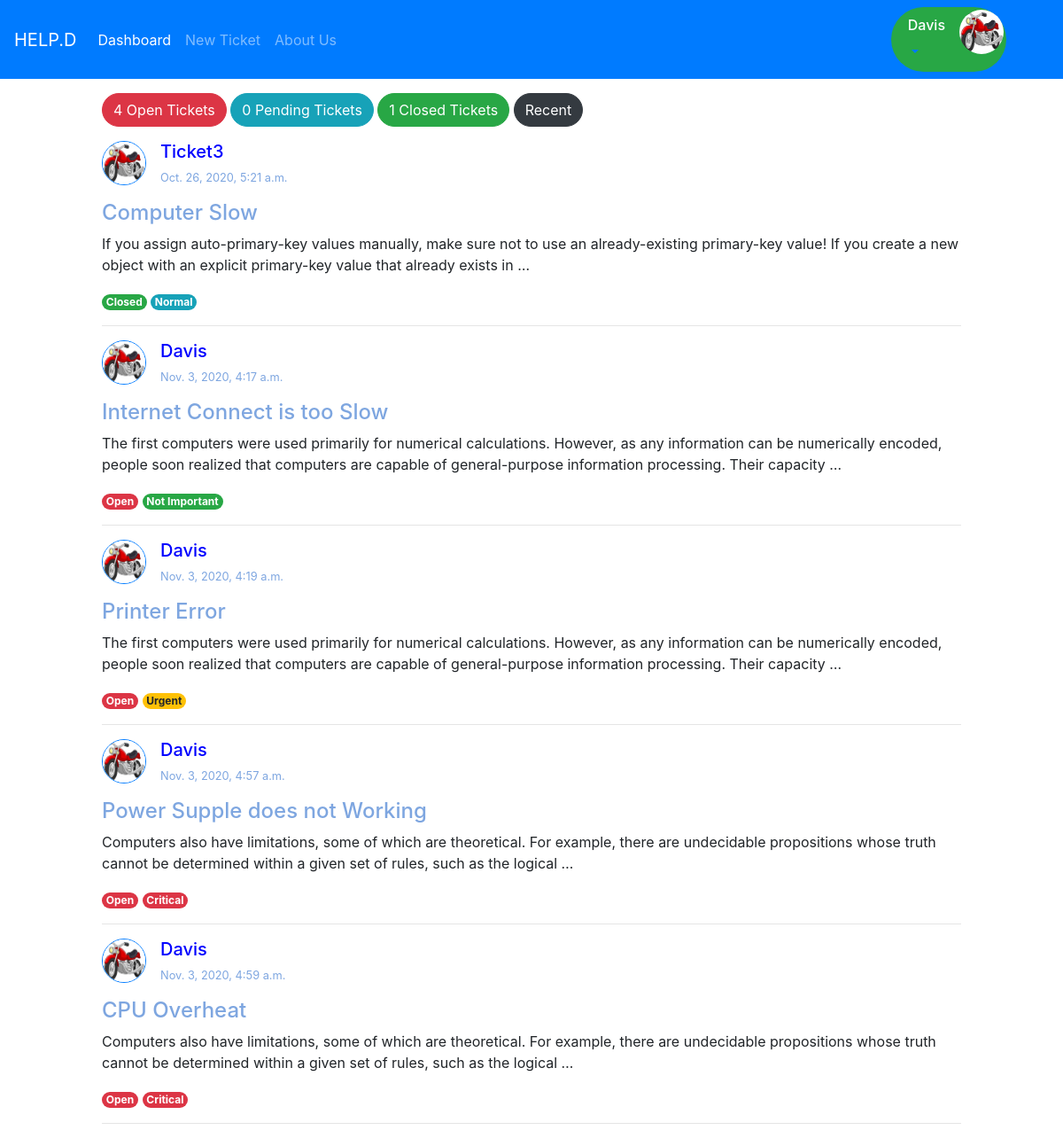
Screenshot of / (signed in) with the database file from the repository.
### user/models.py (models this page shows, shortened)
class Profile(models.Model):#User
	user = models.OneToOneField(settings.AUTH_USER_MODEL,on_delete=models.CASCADE);
	photo = models.ImageField(null=True,blank=True);
	birthday = models.DateField(null=True,blank=True);
	phone = models.CharField(max_length=20,null=True,blank=True);
	address = models.TextField(null=True,blank=True);

### tickets/models.py (models this page shows, shortened)
class Tickets(models.Model):
	user = models.ForeignKey(User,on_delete=models.CASCADE);
	name = models.CharField(max_length = 200);
	subject = models.CharField(max_length = 300);
	description = models.TextField();
	attachment = models.FileField(upload_to = "tickets/files/",null=True,blank=True);
	STATUS_CHOICES = (
						('Open','open'), # (Key,value)
						('Pending','pending'),
						('Closed','closed')
					 );
	SET_PRIORITY = (
					('critical','Critical'),
					('urgent','Urgent'),
					('normal','Normal'),
					('not_important','Not Important'),
				   );
	status = models.CharField(max_length=100,choices=STATUS_CHOICES,default='Open');
	priority = models.CharField(max_length=100,choices= SET_PRIORITY,default = 'not_important');
	created = models.DateTimeField(auto_now =True);
	updated = models.DateTimeField(auto_now_add = True);

### tickets/views.py (the view)
# urls.py: path('',views.dashboard,name='dashboard'),
@login_required
def dashboard(request):
	open=0;
	closed =0;
	pending = 0;
	if request.user.is_superuser or request.user.is_staff:
		tickets = Tickets.objects.all();
	else:
		tickets = Tickets.objects.filter(user=request.user);
	for ticket in tickets:
		if ticket.status == 'Open':
			open = open + 1;
		elif ticket.status == 'Closed':
			closed = closed + 1;
		elif ticket.status == 'Pending':
			pending = pending +1;
	return render(request,'user/dashboard.html',{'tickets':tickets,
												 'open':open,
												 'closed':closed,
												 'pending':pending,
												});

### user/templates/user/dashboard.html (shortened to what this page needs)
{% extends 'user/base.html' %}
{% block content %}
{% if user.is_superuser %}
{% include 'tickets/admin_dashboard.html' %}
{% elif user.is_staff %}
{% include 'tickets/technician_dashboard.html' %}
{% else %}
{% include 'tickets/customer_dashboard.html' %}
{% endif %}
{% endblock %}

### user/templates/user/naviation.html (shortened to what this page needs)
  <nav class="navbar navbar-expand-lg navbar-dark bg-primary">
  {% load static %}
  <a class="navbar-brand" href="#">HELP.D</a>
  <div class="collapse navbar-collapse" id="navbarNavDropdown">
    <ul class="navbar-nav">
      <li class="nav-item active">
        <a class="nav-link" href="{% url 'dashboard'%}">Dashboard <span class="sr-only">(current)</span></a>
      </li>
      {% if user.is_superuser or user.is_staff %}
        {% if user.is_superuser %}
        <li class="nav-item">
          <a class="nav-link" href="#">Staff</a>
        </li>
        {% endif %}
        <li class="nav-item">
          <a class="nav-link" href="#">Customer</a>
        </li>
         <li class="nav-item">
        <a class="nav-link" href="#">Ticket</a>
        {% else %}
        <a class="nav-link" href="create">New Ticket</a>
        <a class="nav-link" href="#">About Us</a>
        {% endif %}
    </ul>
  </div>
  <div class="row mr-5 bg-success rounded-pill" style="margin: 0px;padding:3px" >
  <ul style="list-style:none;list-style-type:none;margin: 0px;padding: 0px;">
  <li style="float: right;">
  <img src = '{{user.profile.photo.url}}' class="rounded-circle" style="width:50px; height:50px;">
  </li>
   <li class="nav-item dropdown" style="float: right;">
        <a class="nav-link dropdown-toggle" href="#" id="navbarDropdownMenuLink" role="button" data-toggle="dropdown" aria-haspopup="true" aria-expanded="false">
          <h6 class="text-white">{{user.username}}</h6>
        </a>
    </li>
  </ul>
</div>
</nav>

### tickets/templates/tickets/customer_dashboard.html
<div>
	 <a href="#" class="btn btn-danger rounded-pill">{{open}} Open Tickets</a>
	 <a href="#" class="btn btn-info rounded-pill">{{pending}} Pending Tickets</a>
	 <a href="#" class="btn btn-success rounded-pill">{{closed}} Closed Tickets</a>
	 <a href="#" class="btn btn-dark rounded-pill">Recent</a>
</div>
<div class="mt-3">
{% for ticket in tickets %}
	<div style="
		display: inline-flex;
	"
	>
		<div>
			<img src="{{ticket.user.profile.photo.url}}" alt="profile"
			width="50" height="50"
			class="border border-primary rounded-circle mr-3"
			>
		</div>
		<div>
			<h5 style="color: blue;">{{ticket.name}}</h5>
			<p style="font-size: 0.8em;color: #7EA6E0;">{{ticket.updated}}</p>
		</div>
	</div>
	<a href="{{ticket.id}}"><h4 style="color: #7EA6E0">{{ticket.subject}}</h4></a>
	<p>{{ticket.description|truncatewords:30 }}</p>
	{% if ticket.status == 'Open' %}
		<div class="badge badge-danger rounded-pill">Open</div>
		{% include 'tickets/priority.html' %}
	{% elif ticket.status == 'Pending' %}
		<div  class="badge badge-info rounded-pill">Pending</div>
		{% include 'tickets/priority.html' %}
	{% else %}
		<div  class="badge badge-success rounded-pill">Closed</div>
		{% include 'tickets/priority.html' %}
	{% endif %}
	<hr>
{% endfor %}
</div>

### tickets/templates/tickets/priority.html
	{% if ticket.priority == 'critical' %}
		<div class="badge badge-danger rounded-pill">Critical</div>
	{% elif ticket.priority == 'urgent' %}
		<div class="badge badge-warning rounded-pill">Urgent</div>
	{% elif ticket.priority == 'normal'  %}
		<div class="badge badge-info rounded-pill"> Normal</div>
	{% else %}
		<div class="badge badge-success rounded-pill">Not Important</div>
	{% endif %}

### rows the page displays
Tickets: user.profile.photo (picture), name "Ticket3", updated "Oct. 26, 2020, 5:21 a.m.", subject "Computer Slow", description "If you assign auto-primary-key values manually, make sure not to use an already-existing primary-key value! If you create a new object with an explicit primary-key value that already exists in …", status "Closed"
Tickets: user.profile.photo (picture), name "Davis", updated "Nov. 3, 2020, 4:17 a.m.", subject "Internet Connect is too Slow", description "The first computers were used primarily for numerical calculations. However, as any information can be numerically encoded, people soon realized that computers are capable of general-purpose information processing. Their capacity …", status "Open"
Tickets: user.profile.photo (picture), name "Davis", updated "Nov. 3, 2020, 4:19 a.m.", subject "Printer Error", description "The first computers were used primarily for numerical calculations. However, as any information can be numerically encoded, people soon realized that computers are capable of general-purpose information processing. Their capacity …", status "Open"
Tickets: user.profile.photo (picture), name "Davis", updated "Nov. 3, 2020, 4:57 a.m.", subject "Power Supple does not Working", description "Computers also have limitations, some of which are theoretical. For example, there are undecidable propositions whose truth cannot be determined within a given set of rules, such as the logical …", status "Open"
Tickets: user.profile.photo (picture), name "Davis", updated "Nov. 3, 2020, 4:59 a.m.", subject "CPU Overheat", description "Computers also have limitations, some of which are theoretical. For example, there are undecidable propositions whose truth cannot be determined within a given set of rules, such as the logical …", status "Open"

### other values shown
{{ user.username }} "Davis"
{{ open }} "4"
{{ pending }} "0"
{{ closed }} "1"
